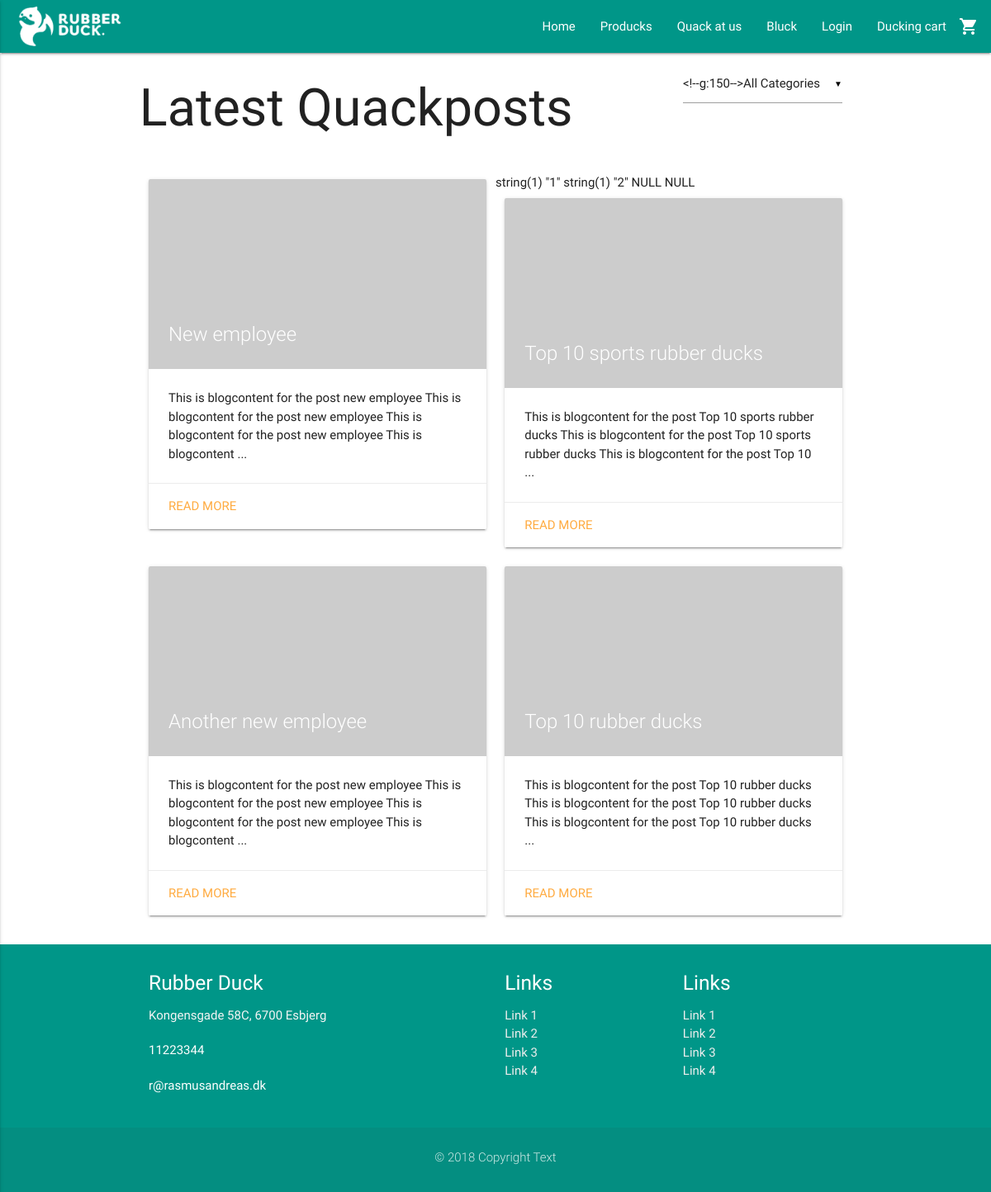
/view/blog.php, run on the app's committed database.
### tables this page shows
CREATE TABLE BasicPageInfo (
  CVR int NOT NULL PRIMARY KEY,
  LogoURL varchar(255) NOT NULL,
  ShopName varchar(255) NOT NULL,
  AboutUsText varchar(255) NULL,
  Email varchar(255) NULL,
  Phone int NULL,
  Street varchar(255) NULL,
  HouseNumber varchar(255) NULL,
  StripeToken varchar(255) NULL,
  ProductsSeoTitle varchar(255) NULL,
  ProductsMetaDescription varchar(255) NULL,
  BlogSeoTitle varchar(255) NULL,
  BlogMetaDescription varchar(255) NULL,
  ContactSeoTitle varchar(255) NULL,
  ContactMetaDescription varchar(255) NULL,
  HomeSeoTitle varchar(255) NULL,
  HomeMetaDescription varchar(255) NULL,
  ZipCode int(20) NOT NULL  
);

CREATE TABLE BlogImg (
  BlogPostID int NOT NULL,
  ImgID int NOT NULL,
  CONSTRAINT PK_DisplaysOnBlog PRIMARY KEY (BlogPostID, ImgID),
  FOREIGN KEY (BlogPostID) REFERENCES BlogPost (BlogPostID),
  FOREIGN KEY (ImgID) REFERENCES ImgGallery (ImgID)
);

CREATE TABLE BlogPost (
  BlogPostID int AUTO_INCREMENT NOT NULL PRIMARY KEY,
  Title varchar(255) NOT NULL,
  SeoTitle varchar(255) NULL,
  MetaDescription varchar(255) NULL,
  BlogContent TEXT NOT NULL,
  BlogDate TIMESTAMP NOT NULL,
  UserEmail varchar(255) NOT NULL,  
  BlogCategoryID int(20) NOT NULL,  
  RelatedProducts int NULL  
);

CREATE TABLE ZipCode (
    ZipCode int(20) NOT NULL PRIMARY KEY,
    City varchar(255)
);

### model/contactDAO.php (called while the page is built, shortened)
<?php
require_once('../includes/connection.php');
    function getPageInfo() {
    global $connection;
        $pageInfo = mysqli_query($connection, "SELECT BasicPageInfo.* , ZipCode.City FROM `BasicPageInfo` INNER JOIN ZipCode ON ZipCode.ZipCode = BasicPageInfo.ZipCode");
        $row = mysqli_fetch_assoc($pageInfo);
        return $row;
    }

### includes/loginCustomer/session.php (called while the page is built, shortened)
<?php
	function logged_in() {
		return isset($_SESSION['CustomerEmail']);
	}
?>

### model/blogDAO.php (called while the page is built, shortened)
<?php
require_once('../includes/connection.php');
function getAllPosts() {
  global $connection;
  $query = "SELECT * FROM `BlogPost` LEFT JOIN `BlogImg` ON BlogPost.BlogPostID = BlogImg.BlogPostID LEFT JOIN `ImgGallery` ON BlogImg.ImgID = ImgGallery.ImgID";
  $blogResult = mysqli_query($connection, $query);
  return $blogResult;
}
?>

### view/blog.php (the view, shortened to what this page needs)
<?php
require_once('../includes/header.php');
require_once("../model/blogDAO.php");
?>
  <div class="container">
    <div class="row">
      <h1 class="left">Latest Quackposts</h1>
      <div class="input-field col s12 m3 right">
      </div>
    </div>
    <div class="row">
      <?php
      $blogResult = getAllPosts();
      while($row = mysqli_fetch_array($blogResult)) {
          echo var_dump($row["BlogPostID"]);
        ?>
        <div class="col s12 m6">
          <div class="card">
            <div class="card-image">
              <img src="<?php if($row["URL"] != "") {
                  echo $row["URL"];
              } else echo "http://via.placeholder.com/1920x1080"; ?>">
              <span class="card-title"><?php echo $row["Title"]; ?></span>
            </div>
            <div class="card-content">
              <p><?php if (strlen($row["BlogContent"]) > 160) {
                      echo preg_replace('/\s+?(\S+)?$/', '', substr($row["BlogContent"], 0, 160)) . " ...";
                  } else echo $row["BlogContent"]; ?></p>
            </div>
            <div class="card-action">
              <a href="post.php?post=<?php echo $row["BlogPostID"]; ?>">Read more</a>
            </div>
          </div>
        </div>
      <?php
      }
      ?>
    </div>
  </div>
<?php require_once('../includes/footer.php') ?>

### includes/header.php (shortened to what this page needs)
<?php
require_once("../includes/connection.php");
require_once("../includes/loginCustomer/session.php");
require_once("../model/contactDAO.php");
$pageInfo = getPageInfo();
?>
<!DOCTYPE html>
  <html>
    <html lang="en">
    <head>
      <?php require_once("../includes/seo.php"); ?>
      <link type="text/css" rel="stylesheet" href="../css/materialize.min.css"  media="screen,projection"/>
      <link type="text/css" rel="stylesheet" href="../css/custom/custom.css" />
    </head>
    <body>
      <nav class="teal">
        <div class="nav-wrapper">
          <a href="../index.php" class="brand-logo"><img class="responsive-img" style="max-height: 64px!important; padding: 4px 0!important;" src="../<?php echo $pageInfo["LogoURL"]; ?>"></a>
          <ul class="right hide-on-med-and-down">
            <li><a href="../index.php">Home</a></li>
            <li><a href="products.php">Producks</a></li>
            <li><a href="contact.php">Quack at us</a></li>
            <li><a href="blog.php">Bluck</a></li>
            <?php
              if (logged_in() == true) {
            ?>
            <li><a class="dropdown-button" href="" data-activates="dropdown1"><?php echo $_SESSION["FirstName"]; ?><i class="material-icons right">arrow_drop_down</i></a></li>
            <?php
              } else {
            ?>
            <li><a href="login.php">Login</a></li>
            <?php
              }
            ?>
            <li><a href="cart.php">Ducking cart<i class="material-icons right">shopping_cart</i></a></li>
          </ul>
        </div>
      </nav>

### includes/footer.php (shortened to what this page needs)
<?php require_once ('../model/contactDAO.php');
$pageInfo = getPageInfo();
?>
<footer class="page-footer teal">
      <div class="container">
        <div class="row">
          <div class="col s12 m4">
            <h5 class="white-text"><?php echo $pageInfo["ShopName"];?> </h5>
            <p class="grey-text text-lighten-4">
                <?php echo $pageInfo["Street"] . " " . $pageInfo["HouseNumber"] . ", " . $pageInfo["ZipCode"] . " " . $pageInfo["City"]; ?>
            </p>
              <p><?php echo $pageInfo["Phone"] ?></p>
              <p><?php echo $pageInfo["Email"] ?></p>
          </div>
          <div class="col s12 m3 offset-m2">
            <h5 class="white-text">Links</h5>
            <ul>
              <li><a class="grey-text text-lighten-3" href="#!">Link 1</a></li>
              <li><a class="grey-text text-lighten-3" href="#!">Link 2</a></li>
              <li><a class="grey-text text-lighten-3" href="#!">Link 3</a></li>
              <li><a class="grey-text text-lighten-3" href="#!">Link 4</a></li>
            </ul>
          </div>
          <div class="col s12 m3">
            <h5 class="white-text">Links</h5>
            <ul>
              <li><a class="grey-text text-lighten-3" href="#!">Link 1</a></li>
              <li><a class="grey-text text-lighten-3" href="#!">Link 2</a></li>
              <li><a class="grey-text text-lighten-3" href="#!">Link 3</a></li>
              <li><a class="grey-text text-lighten-3" href="#!">Link 4</a></li>
            </ul>
          </div>
        </div>
      </div>
      <div class="footer-copyright">
        <div class="container">
          <p class="center">&copy; 2018 Copyright Text</p>
        </div>
      </div>
    </footer>
  </body>
</html>

### css/custom/custom.css (style rules this page uses)
body { position: relative; }
p { margin-bottom: 20px; }
nav .brand-logo { display: inline-block; padding-left: 20px; }
.brand-logo { display: block; margin-right: 20px; }
footer { margin: 0; }

### data on the page
basicpageinfo: LogoURL (picture), ShopName "Rubber Duck", Street "Kongensgade", HouseNumber "58C", ZipCode "6700", ZipCode.City "Esbjerg", Phone "11223344", Email "r@rasmusandreas.dk"
blogimg: BlogPostID "string(1) \"1\"", BlogPostID.Title "New employee", BlogPostID.BlogContent "This is blogcontent for the post new employee This is blogcontent for the post new employee This is blogcontent for the post new employee This is blogcontent"
blogimg: BlogPostID "string(1) \"2\"", BlogPostID.Title "Top 10 sports rubber ducks", BlogPostID.BlogContent "This is blogcontent for the post Top 10 sports rubber ducks This is blogcontent for the post Top 10 sports rubber ducks This is blogcontent for the post Top 10"
blogpost: BlogPostID "NULL", Title "Another new employee", BlogContent "This is blogcontent for the post new employee This is blogcontent for the post new employee This is blogcontent for the post new employee This is blogcontent"
blogpost: BlogPostID "NULL", Title "Top 10 rubber ducks", BlogContent "This is blogcontent for the post Top 10 rubber ducks This is blogcontent for the post Top 10 rubber ducks This is blogcontent for the post Top 10 rubber ducks"
